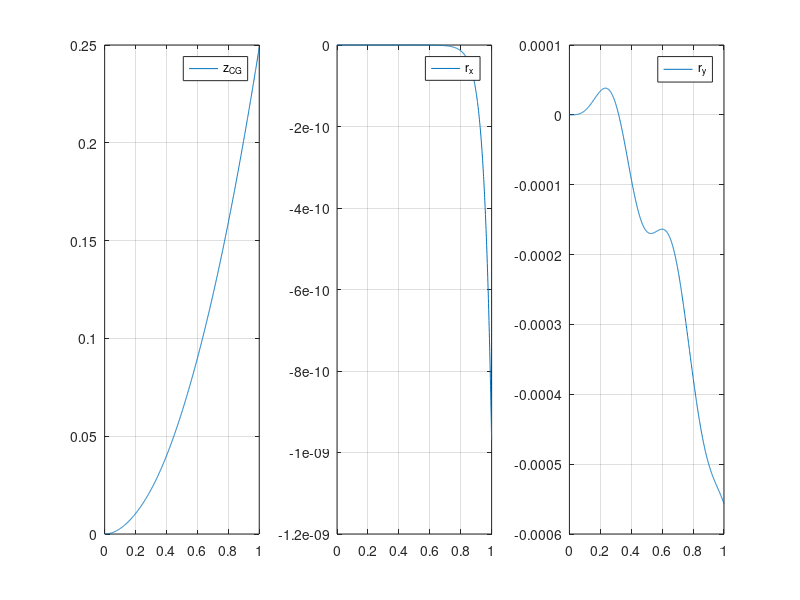

The MATLAB script that drew this image: (Note: this script raises an error after producing the figure.)
%%
% Copyright &copy; 2020, Nicola Zimmermann, Munich \n
% All rights reserved. \n
% 
% This file is part of EVAA.
% 
% EVAA is free software: you can redistribute it and/or modify \n
% it under the terms of the GNU General Public  License as published by \n
% the Free Software Foundation, either version 3 of the License, or \n
% (at your option) any later version. \n
% 
% EVAA is distributed in the hope that it will be useful, \n
% but WITHOUT ANY WARRANTY; without even the implied warranty of \n
% MERCHANTABILITY or FITNESS FOR A PARTICULAR PURPOSE.  See the \n
% GNU General Public License for more details. \n
% 
% You should have received a copy of the GNU General Public License \n
% along with EVAA.  If not, see <a
% href="http://www.gnu.org/licenses/">http://www.gnu.org/licenses/</a>.
% 
% Additional permission under GNU GPL version 3 section 7
% 
% If you modify this Program, or any covered work, by linking or combining it
% with Intel Math Kernel Libraries(MKL) (or a modified version of that
% library), containing parts covered by the terms of the license of the MKL,
% the licensors of this Program grant you additional permission to convey the
% resulting work.
% 
% DESCRIPTION
% This file is used to compute displacements/ rotations
% of the 11-Dof 2-track-model
% with a backward Euler time integration scheme 
% for linear spring stiffness

%%
% clc;
clear;
close all;

%%
format long e;
% Dynamic Backward Euler problem 
%%%%%%%%%%%%%%%%%%%%%%%%%%%%%%%%%%%%%%%%%%%%%%%%
k_body_fl=28e3*0.69;
k_tyre_fl=260e3;%260
k_body_fr=28e3*0.69;
k_tyre_fr=260e3;
k_body_rl=16e3*0.82;
k_tyre_rl=260e3;
k_body_rr=16e3*0.82;
k_tyre_rr=260e3;
k_stab_f=20e3;
k_stab_r=4e3;
l_long_fl=1.395;
l_long_fr=1.395;
l_long_rl=1.596;
l_long_rr=1.596;
l_lat_fl=2*0.8458;
l_lat_fr=2*0.8458;
l_lat_rl=2*0.84;
l_lat_rr=2*0.84;
mass_Body=1936;
I_body_xx=640;
I_body_yy=4800;
mass_wheel_fl=145/2;
mass_tyre_fl=0;
mass_wheel_fr=145/2;
mass_tyre_fr=0;
mass_wheel_rl=135/2;
mass_tyre_rl=0;
mass_wheel_rr=135/2;
mass_tyre_rr=0;
%%%%%%%%%%%%%%%%%%%%%%%%%%%%%%%%%%%%%%%%%%%%%%%%
tend=1;
no_timesteps=1000;
u_init=0;
du_init=0;
%%%%%%%%%%%%%%%%%%%%%%%%%%%%%%%%%%%%%%%%%%%%%%%%
% System Mono
M=diag([mass_Body, I_body_xx, I_body_yy, mass_wheel_fl, mass_tyre_fl, mass_wheel_fr, mass_tyre_fr, mass_wheel_rl, mass_tyre_rl, mass_wheel_rr, mass_tyre_rr]);
K=[k_body_fl+k_body_fr+k_body_rl+k_body_rr, k_body_fl*l_lat_fl-k_body_fr*l_lat_fr+k_body_rl*l_lat_rl-k_body_rr*l_lat_rr, -k_body_fl*l_long_fl-k_body_fr*l_long_fr+k_body_rl*l_long_rl+k_body_rr*l_long_rr,  -k_body_fl, 0, -k_body_fr, 0, -k_body_rl, 0, -k_body_rr, 0;
   0  l_lat_fl*l_lat_fl*k_body_fl+l_lat_fr*l_lat_fr*k_body_fr+l_lat_rl*l_lat_rl*k_body_rl+l_lat_rr*l_lat_rr*k_body_rr, -l_long_fl*l_lat_fl*k_body_fl+l_lat_fr*l_long_fr*k_body_fr+l_long_rl*l_lat_rl*k_body_rl-l_long_rr*l_lat_rr*k_body_rr, -l_lat_fl*k_body_fl, 0, l_lat_fr*k_body_fr, 0, -l_lat_rl*k_body_rl, 0, l_lat_rr*k_body_rr, 0;
   0 0 l_long_fl*l_long_fl*k_body_fl+l_long_fr*l_long_fr*k_body_fr+l_long_rl*l_long_rl*k_body_rl+l_long_rr*l_long_rr*k_body_rr, l_long_fl*k_body_fl, 0 l_long_fr*k_body_fr 0 -l_long_rl*k_body_rl 0 -l_long_rr*k_body_rr 0; 
   0 0 0 k_body_fl+k_tyre_fl -k_tyre_fl 0 0 0 0 0 0;
   0 0 0 0 k_tyre_fl 0 0 0 0 0 0;
   0 0 0 0 0 k_body_fr+k_tyre_fr -k_tyre_fr 0 0 0 0;
   0 0 0 0 0 0 k_tyre_fr 0 0 0 0;
   0 0 0 0 0 0 0 k_body_rl+k_tyre_rl -k_tyre_rl 0 0;
   0 0 0 0 0 0 0 0 k_tyre_rl 0 0;
   0 0 0 0 0 0 0 0 0 k_body_rr+k_tyre_rr -k_tyre_rr;
   0 0 0 0 0 0 0 0 0 0 k_tyre_rr];
K_stab=[0 0 0 0 0 0 0 0 0 0 0;
    0 0 0 0 0 0 0 0 0 0 0;
    0 0 0 0 0 0 0 0 0 0 0;
    0 0 0 -k_stab_f 0 k_stab_f 0 0 0 0 0;
    0 0 0 0 0 0 0 0 0 0 0;
    0 0 0 0 0 -k_stab_f 0 0 0 0 0;
    0 0 0 0 0 0 0 0 0 0 0;
    0 0 0 0 0 0 0 -k_stab_r 0 k_stab_r 0;
    0 0 0 0 0 0 0 0 0 0 0;
    0 0 0 0 0 0 0 0 0 -k_stab_r 0;
    0 0 0 0 0 0 0 0 0 0 0];
K=K+K_stab;
K=K+K'-diag(diag(K));
D = K *0.01;
%%%%%%%%%%%%%%%%%%%%%%%%%%%%%%%%%%%%%%%%%%%%%%%%
% Allocate memory
dim_system = length(M);
t=zeros(no_timesteps+1,1);
u_sol=zeros(1000+1,dim_system);
u_n_p_1=zeros(dim_system,1);
%%%%%%%%%%%%%%%%%%%%%%%%%%%%%%%%%%%%%%%%%%%%%%%%
h=1/no_timesteps;
%%%%%%%%%%%%%%%%%%%%%%%%%%%%%%%%%%%%%%%%%%%%%%%%
u_n=[u_init; zeros(dim_system-1,1)];
u_n_m_1=u_n-h*[du_init; zeros(dim_system-1,1)];
A=((1/(h*h))*M+(1/h)*D+K);
B=((2/(h*h))*M+(1/h)*D);
f_n_p_1=[1.1e3; zeros(dim_system-1,1)];
%%%%%%%%%%%%%%%%%%%%%%%%%%%%%%%%%%%%%%%%%%%%%%%%
% Time loop
j=2;
tic
for i = h:h:tend
    rhs = (B*u_n-((1/(h*h))*M)*u_n_m_1+f_n_p_1);
    u_n_p_1 = A\rhs;
    t(j)=i;   
    u_sol(j,:) = u_n_p_1;
    u_n_m_1 = u_n;
    u_n = u_n_p_1;
    j = j+1;
end
toc
final_displacement = u_n_p_1;
%%%%%%%%%%%%%%%%%%%%%%%%%%%%%%%%%%%%%%%%%%%%%%%%
% Some plots
figure;
subplot(1,3,1);
plot(t,u_sol(:,1)); grid on; legend('z_{CG}'); 
subplot(1,3,2); 
plot(t,u_sol(:,2)); grid on; legend('r_x');
subplot(1,3,3);
plot(t,u_sol(:,3)); grid on; legend('r_y');

disp(u_sol(end,1:3))

%%
writematrix([t,u_sol],'Matlab_11Dof_1.dat','Delimiter',',');